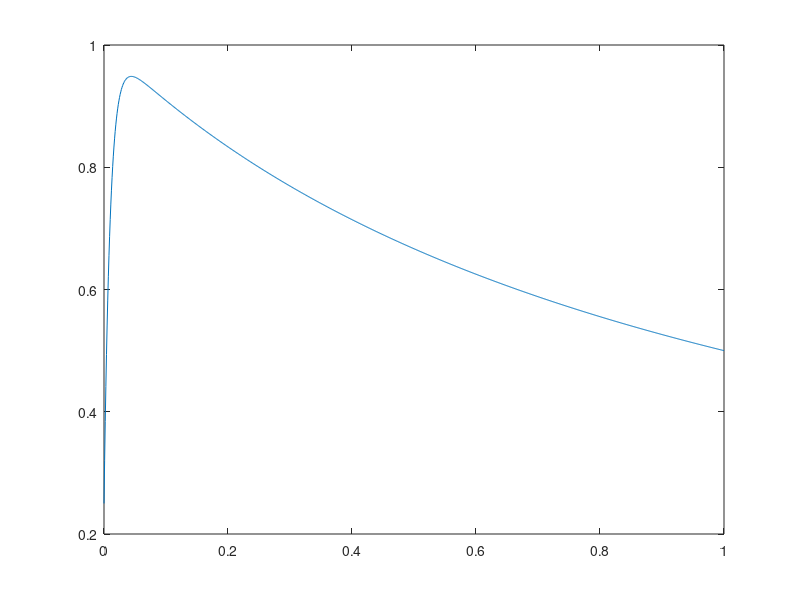

Write MATLAB code to recreate this figure. (Note: this script raises an error after producing the figure.)
%% Boundary Value Problem (BVP)

% Here a bvp has been solved using MATLABs solver and also done using
% epsilon perturbation analysis. The epsilon can be controlled allowing for
% different input values

close all
clear all
clc

eps = 0.01; %eps
xmesh = linspace(0,1,50);
xsolved = linspace(0,1,1000);
ysolved = 1./(1+xsolved)+1-3/4.*exp(-xsolved./eps)-1; %eps
plot(xsolved,ysolved)
hold on
solinit = bvpinit(xmesh,@guess);
sol = bvp5c(@bvpfcn,@bcfcn,solinit);
plot(solinit.x,solinit.y,'-g')
plot(sol.x,sol.y(1,1:end),'-r')
legend('$\mathcal{O}(\varepsilon)$ Approximation','BVP Solver','','Inner','interpreter','latex')


% Equations
function dydx = bvpfcn(x,y);
dydx = zeros(2,1);
dydx = [y(2)
       -(y(1))^2-(1/0.1)*y(2)]; %eps
end

%Boundary Conditions
function res = bcfcn(ya,yb);
res = [ya(1)-1/4
      yb(1)-1/2];
end

%initial guess
function g = guess(x);
g = [1./(1+x)+1-3/4.*exp(-x./.1)-1 %eps
     1/(x+1)];
end 


